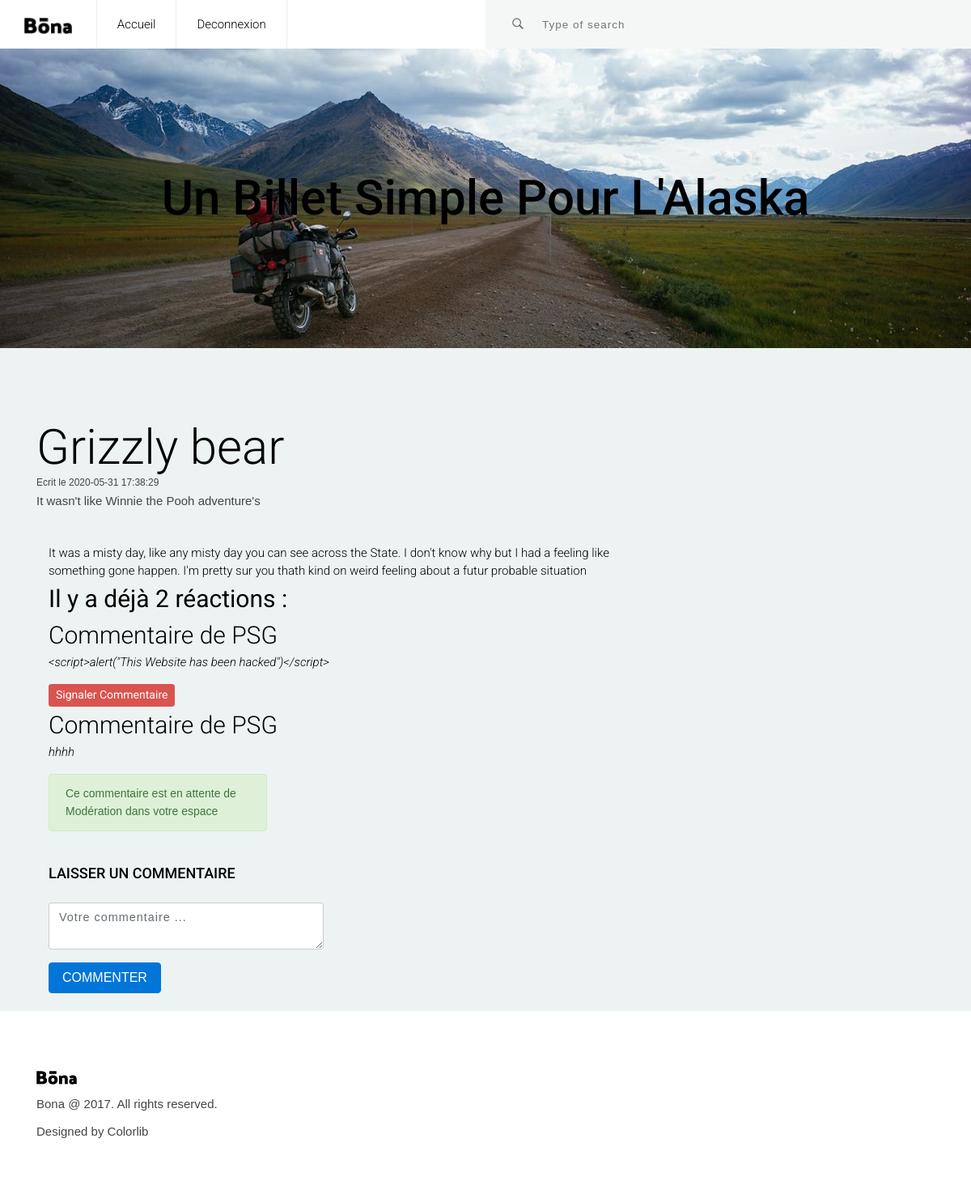
Page /P4_01_Code/public/index.php?action=Ashow&id=7 (signed in) on the committed database.
### tables this page shows
CREATE TABLE `articles` (
  `id` int(11) NOT NULL,
  `title` varchar(255) NOT NULL,
  `introduction` text NOT NULL,
  `content` longtext NOT NULL,
  `created_at` datetime NOT NULL,
  `author_id` int(11) NOT NULL
);

CREATE TABLE `comments` (
  `id` int(11) NOT NULL,
  `article_id` int(11) NOT NULL,
  `content` text NOT NULL,
  `created_at` datetime NOT NULL,
  `reports_id` int(11) NOT NULL DEFAULT '0',
  `user_id` int(11) NOT NULL
);

CREATE TABLE `users` (
  `id` int(11) NOT NULL,
  `pseudo` varchar(255) NOT NULL,
  `pass` varchar(255) NOT NULL,
  `email` varchar(255) NOT NULL,
  `role_id` int(11) NOT NULL DEFAULT '0'
);

### P4_01_Code/app/Renderer.php (called while the page is built, shortened)
<?php
 class Renderer {
  public static function render(string $path, array $variables = []){
  extract($variables);
  require('views/' .$path. '.html.php');
  require('views/layout.html.php');
  }
}

### P4_01_Code/app/controllers/AdminController.php (called while the page is built, shortened)
<?php
class AdminController extends Controllers{
    protected $renderName = "showAdmin";
    public function show(){
        $article_id = null;
        if (!empty($_GET['id']) && ctype_digit($_GET['id'])) {
            $article_id = $_GET['id'];
        }
        $article = $this->model2->find($article_id);
        $commentaires = $this->model->findAllCommentWithArticle($article_id);
        \Renderer::render("articles/{$this->renderName}", compact('pageTitle','article', 'commentaires', 'article_id' ));
    }
}

### P4_01_Code/public/index.php (called while the page is built, shortened)
<?php
require_once '../app/Autoload.php';
\Router::route();

### P4_01_Code/app/models/Model.php (called while the page is built, shortened)
<?php
abstract class Model {
    protected $pdo;
    protected $table;
    public function __construct()
    {
        $this->pdo = \Database::getPdo();
    }
    public function find(int $id)  {
        $query = $this->pdo->prepare("SELECT * FROM {$this->table} WHERE id = :id");
        $query->execute(['id' => $id]);
        $item = $query->fetch();
        return $item;
    }
}

### P4_01_Code/app/Database.php (called while the page is built)
<?php
class Database{
    private static $connexion = null;
    public static function getPdo():PDO{
        try{
        if(self::$connexion === null){
            self::$connexion = new PDO('mysql:host=localhost;dbname=alaska;charset=utf8', 'root', 'root', [
                PDO::ATTR_ERRMODE => PDO::ERRMODE_EXCEPTION,
                PDO::ATTR_DEFAULT_FETCH_MODE => PDO::FETCH_ASSOC
            ]);
        }
        return self::$connexion;
        throw new Exception('Error 404');
        }catch(Exception $e){
        $e->getMessage();
        }
    }
}

### P4_01_Code/app/controllers/Controllers.php (called while the page is built, shortened)
<?php
abstract class Controllers{
    public function __construct()
    {
        $this->model = new $this->modelName();
        $this->model2 = new $this->secondModelName();
    }
}

### P4_01_Code/app/Autoload.php (called while the page is built, shortened)
<?php
class Autoload{
    public static function autoloader(){
        spl_autoload_register(function($className){
            $className = str_replace("\\", "/", $className);
        });
    }
}

### P4_01_Code/app/models/Comment.php (called while the page is built, shortened)
<?php
class Comment extends Model{
    protected $table = "comments";
    public function findAllCommentWithArticle(int $article_id) :array{
        $query = $this->pdo->prepare("SELECT users.pseudo, comments.content, comments.id, comments.reports_id FROM {$this->table} INNER JOIN users ON comments.user_id = users.id WHERE comments.article_id = :article_id");
        $query->execute(['article_id' => $article_id]);
        $commentaires = $query->fetchAll();
        return $commentaires;
    }
}

### P4_01_Code/app/views/articles/showAdmin.html.php (the view, shortened to what this page needs)
<?php if(isset($_SESSION['role_id'])): ?>
	<header>
		<div class="container-fluid position-relative no-side-padding">
			<a href="#" class="logo"><img src="../public/images/logo.png" alt="Logo Image"></a>
			<ul class="main-menu visible-on-click" id="main-menu">
				<li>
					<a href="index.php?action=Aindex">Accueil</a>
				</li>
				<li>
					<a href="index.php?action=Udisconnect">Deconnexion</a>
				</li>
			</ul>
			<div class="src-area">
				<form>
					<button class="src-btn" type="submit"><i class="ion-ios-search-strong"></i></button>
					<input class="src-input" type="text" placeholder="Type of search">
				</form>
			</div>
		</div>
	</header>
<?php endif ?>
<div class="slider">
  <div class="display-table  center-text">
    <h1 class="title display-table-cell"><b>Un Billet Simple Pour L'Alaska</b></h1>
  </div>
</div>
<section class="post-area section">
  <div class="container">
    <div class="row">
      <div class="col-lg-8 col-md-12 no-right-padding">
        <div class="main-post">
          <div class="blog-post-inner">
            <br>
            <p class="para">
            <h1 class="title">
              <a href="#"><?= $article['title'] ?> </a>
                </h1>
                <p>
                  <small>Ecrit le <?= $article['created_at'] ?></small>
                  </p>
                  <p>
                    <?= $article['introduction'] ?>
                  </p>
            </p>
          </div>
        </div>
    </div>
  </div>
</section>
<section class="comment-section">
  <div class="container">
    <div class="row">
      <div class="col-lg-8 col-md-12">
        </div>
        </div>
        <div class="col-lg-8 col-md-12">
        <div class="commnets-area">
          <div class="comment">
            <div class="post-info">
            <?= $article['content'] ?>
            <br />
              <?php if (count($commentaires) === 0) : ?>
                <h3><strong>Il n'y a pas encore de commentaires pour cet article ... </strong></h3>
              <?php else : ?>
                  <h3><strong>Il y a déjà <?= count($commentaires) ?> réactions : </strong></h3>
                  <?php foreach ($commentaires as $commentaire) : ?>
                      <h3>Commentaire de <?= $commentaire['pseudo'] ?></h3>
                      <blockquote>
                          <em><?= $commentaire['content'] ?></em>
                      </blockquote>
                        <?php if(isset($_SESSION['role_id']) && $_SESSION['role_id'] === "1" AND $commentaire['reports_id'] === "0" ):?>
                      <a class="btn btn-danger btn-sm" href="index.php?action=UreportComment&id_comment=<?= $commentaire['id'] ?>&id=<?= $article_id ?>" onclick="return window.confirm(`Êtes vous sûr de vouloir signaler ce commentaire ?!`)">Signaler Commentaire</a>
                      <?php endif ?>
                      <?php if(isset($_SESSION['id']) && $_SESSION['id'] === "1" AND $commentaire['reports_id'] === "1" ):?>
                        <p class="alert alert-success btn-sm" style="width: 38%">Ce commentaire est en attente de Modération dans votre espace</p>
                        <?php endif ?>
                  <?php endforeach ?>
              <?php endif ?>
            </div>
        </div>
      </div>
      <br>
      <h4><b>LAISSER UN COMMENTAIRE</b></h4>
      <br>
      <?php if(isset($_SESSION['id']) && $_SESSION['role_id'] === "0" || $_SESSION['role_id'] === "1"): ?>
      <div class="comment-form">
            <div class="row">
              <div class="col-sm-6">
              <form action="index.php?action=Uinsert" method="POST" >
              <div class="form-group">
                    <textarea name="content" id="" rows="2" class="text-area-messge form-control" placeholder="Votre commentaire ..."></textarea>
              </div>
                    <button class="btn btn-primary" type="submit" id="form-submit" name="user_id"><b>COMMENTER</b></button>
                </form>
                <br />
                </div>
              </div>
        </div>
      <?php endif ?>
    </div>
  </div>
</section>

### P4_01_Code/public/layout-1/css/styles.css (style rules this page uses)
html { font-size: 100%; height: 100%; overflow-x: hidden; touch-action: manipulation; }
body { font-size: 15px; font-family: 'Roboto', sans-serif; width: 100%; height: 100%; margin: 0; font-weight: 300; -webkit-font-smoothing: antialiased; -moz-osx-font-smoothing: grayscale; word-wrap: break-word; background: #EDF3F3; color: #000; }
h1, h2, h3, h4, h5, h6, p, a, ul, span, li, img { margin: 0; padding: 0; font-weight: 300; }
h1,h2,h3,h4,h5,h6 { line-height: 1.5; }
p { line-height: 1.6; font-family: 'Maven Pro', sans-serif; font-weight: 400; color: #444; }
h1 { font-size: 4em; line-height: 1; }
h3 { font-size: 2em; }
h4 { font-size: 1.2em; }
a, button { display: inline-block; text-decoration: none; color: inherit; transition: all .3s; }
b { font-weight: 500; }
img { width: 100%; }
li { list-style: none; display: inline-block; }
header { font-weight: 400; }
.section { padding: 70px 0 40px; }
.center-text { text-align: center; }
.display-table { display: table; height: 100%; width: 100%; }
.display-table-cell { display: table-cell; vertical-align: middle; }
.no-side-padding { padding-right: 0px; padding-left: 0px; }
.no-right-padding { padding-right: 0px; }
header { overflow: hidden; background: #fff; box-shadow: 0px 2px 10px rgba(0,0,0, .3); }
header .logo { float: left; height: 20px; margin: 20px 30px; }
header .logo img { height: 100%; width: auto; }
header .main-menu { display: inline-block; float: left; }
header .main-menu > li { float: left; }
header .main-menu > li > a { height: 60px; line-height: 60px; padding: 0 25px; border-right: 1px solid #eee; }
header .main-menu > li:first-child > a { border-left: 1px solid #eee; }
header .src-area { position: relative; height: 60px; width: 50%; float: right; display: inline-block; background: #F5F7F6; }
header .src-area .src-input { position: absolute; top: 0; bottom: 0; left: 0; right: 0; width: 100%; padding: 0 20px 0 70px; background: transparent; border: 0; outline: 0; }
header .src-area .src-btn { position: absolute; top: 0; bottom: 0; left: 0; width: 40px; background: none; border: 0; font-size: 1.2em; outline: 0; margin-left: 20px; opacity: .6; cursor: pointer; z-index: 10; }
.slider { height: 370px; width: 100%; background-image: url(../../images/denalimoto2.jpg); background-size: cover; }
.display-table .display-table-cell.title { padding: 30px; }

### rows in the picture
articles: title "Grizzly bear", created_at "2020-05-31 17:38:29", introduction "It wasn't like Winnie the Pooh adventure's", content "It was a misty day, like any misty day you can see across the State. I don't know why but I had a feeling like something gone happen. I'm pretty sur you thath kind on weird feeling about a futur probable situation"
comments: user.pseudo "PSG", content "<script>alert(\"This Website has been hacked\")</script>"
comments: user.pseudo "PSG", content "hhhh", shows "Ce commentaire est en attente de Modération dans votre espace"

### other values in the picture
count($commentaires) "2"
